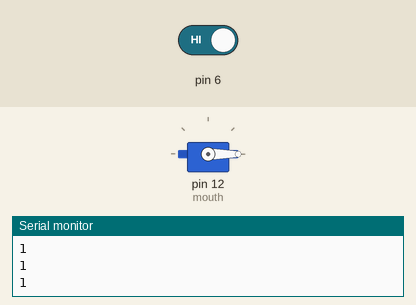
A sketch run on a simulated Arduino Uno, built with avr-gcc and run on an emulated ATmega328P. Parts: servo, the last lines printed to the serial monitor. The inputs (shaded band) are chosen by the test bench; at power-on: pin 6 HIGH.

Above: at 1.2 s.
1.3 s: pin 6 driven LOW
At 2.6 s:
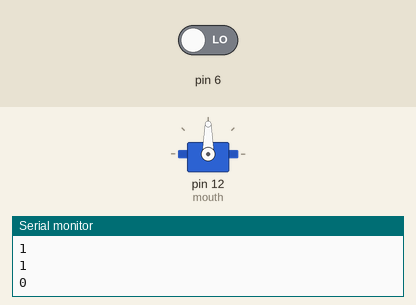
At 4.1 s:
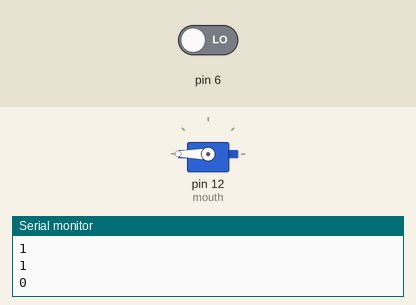
4.3 s: pin 6 driven HIGH
Timing chart, 0 to 7.8 s (numbered marks = the images above; inputs shaded):
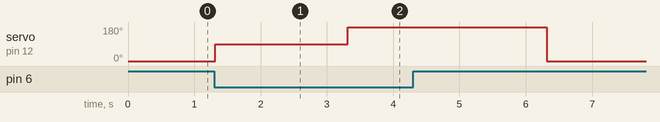

Measured:
- after the input at 1.3 s, servo on pin 12 (mouth): 0° → 90° at once, → 180° 2.0 s later

The sketch:

mouth.ino
```cpp
/*==================================
 10/10/2012 2:29AM
 RBE 2001
 Team #16
 Mouth test program
==================================*/
#include <Servo.h>

#define IN 0
#define OUT 180
#define STOP 90

Servo mouth; // Mouth motor
byte touch; // Value of touch sensor

void setup(){
  // Begin serial transmission
  Serial.begin(9600);
  // Setup mouth sensor
  pinMode(6, INPUT);
  // Setup mouth motor
  mouth.attach(12);
  // Activate mouth
  mouth.write(IN); // Rod IN
}

void loop(){
  // Read mouth touch sensor value
  touch = digitalRead(6);
  // Print mouth touch sensor value
  Serial.println(touch);
  if (touch == 0){ // Rod inside
    mouth.write(STOP); // Stop mouth
    delay(2000); // Wait
    mouth.write(OUT); // Rod OUT
    delay(3000); // Wait
    mouth.write(IN); //Rod IN
  }
  else{
    delay(15); // Small delay
  }
}
```
